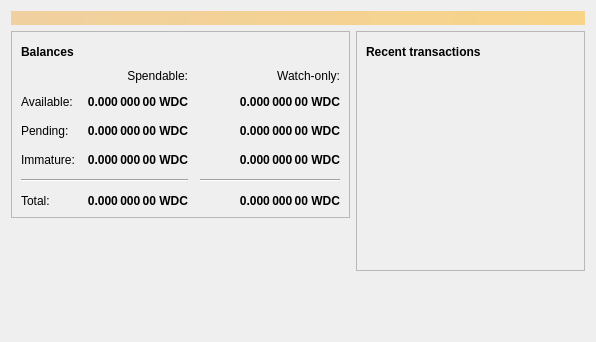
<?xml version="1.0" encoding="UTF-8"?>
<ui version="4.0">
 <class>OverviewPage</class>
 <widget class="QWidget" name="OverviewPage">
  <property name="geometry">
   <rect>
    <x>0</x>
    <y>0</y>
    <width>596</width>
    <height>342</height>
   </rect>
  </property>
  <property name="windowTitle">
   <string>Form</string>
  </property>
  <layout class="QVBoxLayout" name="topLayout">
   <item>
    <widget class="QLabel" name="labelAlerts">
     <property name="visible">
      <bool>false</bool>
     </property>
     <property name="styleSheet">
      <string notr="true">QLabel { background-color: qlineargradient(x1: 0, y1: 0, x2: 1, y2: 0, stop:0 #F0D0A0, stop:1 #F8D488); color:#000000; }</string>
     </property>
     <property name="wordWrap">
      <bool>true</bool>
     </property>
     <property name="margin">
      <number>3</number>
     </property>
     <property name="textInteractionFlags">
      <set>Qt::TextSelectableByMouse</set>
     </property>
    </widget>
   </item>
   <item>
    <layout class="QHBoxLayout" name="horizontalLayout" stretch="1,1">
     <item>
      <layout class="QVBoxLayout" name="verticalLayout_2">
       <item>
        <widget class="QFrame" name="frame">
         <property name="frameShape">
          <enum>QFrame::StyledPanel</enum>
         </property>
         <property name="frameShadow">
          <enum>QFrame::Raised</enum>
         </property>
         <layout class="QVBoxLayout" name="verticalLayout_4">
          <item>
           <layout class="QHBoxLayout" name="horizontalLayout_4">
            <item>
             <widget class="QLabel" name="label_5">
              <property name="font">
               <font>
                <weight>75</weight>
                <bold>true</bold>
               </font>
              </property>
              <property name="text">
               <string>Balances</string>
              </property>
             </widget>
            </item>
            <item>
             <widget class="QPushButton" name="labelWalletStatus">
              <property name="enabled">
               <bool>true</bool>
              </property>
              <property name="maximumSize">
               <size>
                <width>30</width>
                <height>16777215</height>
               </size>
              </property>
              <property name="toolTip">
               <string>The displayed information may be out of date. Your wallet automatically synchronizes with the Wednesdaydudecoin network after a connection is established, but this process has not completed yet.</string>
              </property>
              <property name="text">
               <string/>
              </property>
              <property name="icon">
               <iconset resource="../bitcoin.qrc">
                <normaloff>:/icons/warning</normaloff>
                <disabledoff>:/icons/warning</disabledoff>:/icons/warning</iconset>
              </property>
              <property name="iconSize">
               <size>
                <width>24</width>
                <height>24</height>
               </size>
              </property>
              <property name="flat">
               <bool>true</bool>
              </property>
             </widget>
            </item>
            <item>
             <spacer name="horizontalSpacer_3">
              <property name="orientation">
               <enum>Qt::Horizontal</enum>
              </property>
              <property name="sizeHint" stdset="0">
               <size>
                <width>40</width>
                <height>20</height>
               </size>
              </property>
             </spacer>
            </item>
           </layout>
          </item>
          <item>
           <layout class="QGridLayout" name="gridLayout">
            <property name="spacing">
             <number>12</number>
            </property>
            <item row="2" column="2">
             <widget class="QLabel" name="labelWatchPending">
              <property name="font">
               <font>
                <weight>75</weight>
                <bold>true</bold>
               </font>
              </property>
              <property name="cursor">
               <cursorShape>IBeamCursor</cursorShape>
              </property>
              <property name="toolTip">
               <string>Unconfirmed transactions to watch-only addresses</string>
              </property>
              <property name="text">
               <string notr="true">0.000 000 00 WDC</string>
              </property>
              <property name="alignment">
               <set>Qt::AlignRight|Qt::AlignTrailing|Qt::AlignVCenter</set>
              </property>
              <property name="textInteractionFlags">
               <set>Qt::LinksAccessibleByMouse|Qt::TextSelectableByKeyboard|Qt::TextSelectableByMouse</set>
              </property>
             </widget>
            </item>
            <item row="2" column="1">
             <widget class="QLabel" name="labelUnconfirmed">
              <property name="font">
               <font>
                <weight>75</weight>
                <bold>true</bold>
               </font>
              </property>
              <property name="cursor">
               <cursorShape>IBeamCursor</cursorShape>
              </property>
              <property name="toolTip">
               <string>Total of transactions that have yet to be confirmed, and do not yet count toward the spendable balance</string>
              </property>
              <property name="text">
               <string notr="true">0.000 000 00 WDC</string>
              </property>
              <property name="alignment">
               <set>Qt::AlignRight|Qt::AlignTrailing|Qt::AlignVCenter</set>
              </property>
              <property name="textInteractionFlags">
               <set>Qt::LinksAccessibleByMouse|Qt::TextSelectableByKeyboard|Qt::TextSelectableByMouse</set>
              </property>
             </widget>
            </item>
            <item row="3" column="2">
             <widget class="QLabel" name="labelWatchImmature">
              <property name="font">
               <font>
                <weight>75</weight>
                <bold>true</bold>
               </font>
              </property>
              <property name="cursor">
               <cursorShape>IBeamCursor</cursorShape>
              </property>
              <property name="toolTip">
               <string>Mined balance in watch-only addresses that has not yet matured</string>
              </property>
              <property name="text">
               <string notr="true">0.000 000 00 WDC</string>
              </property>
              <property name="alignment">
               <set>Qt::AlignRight|Qt::AlignTrailing|Qt::AlignVCenter</set>
              </property>
              <property name="textInteractionFlags">
               <set>Qt::LinksAccessibleByMouse|Qt::TextSelectableByKeyboard|Qt::TextSelectableByMouse</set>
              </property>
             </widget>
            </item>
            <item row="4" column="0" colspan="2">
             <widget class="Line" name="line">
              <property name="orientation">
               <enum>Qt::Horizontal</enum>
              </property>
             </widget>
            </item>
            <item row="4" column="2">
             <widget class="Line" name="lineWatchBalance">
              <property name="sizePolicy">
               <sizepolicy hsizetype="Preferred" vsizetype="Fixed">
                <horstretch>0</horstretch>
                <verstretch>0</verstretch>
               </sizepolicy>
              </property>
              <property name="minimumSize">
               <size>
                <width>140</width>
                <height>0</height>
               </size>
              </property>
              <property name="orientation">
               <enum>Qt::Horizontal</enum>
              </property>
             </widget>
            </item>
            <item row="5" column="0">
             <widget class="QLabel" name="labelTotalText">
              <property name="text">
               <string>Total:</string>
              </property>
             </widget>
            </item>
            <item row="3" column="1">
             <widget class="QLabel" name="labelImmature">
              <property name="font">
               <font>
                <weight>75</weight>
                <bold>true</bold>
               </font>
              </property>
              <property name="cursor">
               <cursorShape>IBeamCursor</cursorShape>
              </property>
              <property name="toolTip">
               <string>Mined balance that has not yet matured</string>
              </property>
              <property name="text">
               <string notr="true">0.000 000 00 WDC</string>
              </property>
              <property name="alignment">
               <set>Qt::AlignRight|Qt::AlignTrailing|Qt::AlignVCenter</set>
              </property>
              <property name="textInteractionFlags">
               <set>Qt::LinksAccessibleByMouse|Qt::TextSelectableByKeyboard|Qt::TextSelectableByMouse</set>
              </property>
             </widget>
            </item>
            <item row="2" column="3">
             <spacer name="horizontalSpacer_2">
              <property name="orientation">
               <enum>Qt::Horizontal</enum>
              </property>
              <property name="sizeHint" stdset="0">
               <size>
                <width>40</width>
                <height>20</height>
               </size>
              </property>
             </spacer>
            </item>
            <item row="3" column="0">
             <widget class="QLabel" name="labelImmatureText">
              <property name="text">
               <string>Immature:</string>
              </property>
             </widget>
            </item>
            <item row="5" column="1">
             <widget class="QLabel" name="labelTotal">
              <property name="font">
               <font>
                <weight>75</weight>
                <bold>true</bold>
               </font>
              </property>
              <property name="cursor">
               <cursorShape>IBeamCursor</cursorShape>
              </property>
              <property name="toolTip">
               <string>Your current total balance</string>
              </property>
              <property name="text">
               <string notr="true">0.000 000 00 WDC</string>
              </property>
              <property name="alignment">
               <set>Qt::AlignRight|Qt::AlignTrailing|Qt::AlignVCenter</set>
              </property>
              <property name="textInteractionFlags">
               <set>Qt::LinksAccessibleByMouse|Qt::TextSelectableByKeyboard|Qt::TextSelectableByMouse</set>
              </property>
             </widget>
            </item>
            <item row="5" column="2">
             <widget class="QLabel" name="labelWatchTotal">
              <property name="font">
               <font>
                <weight>75</weight>
                <bold>true</bold>
               </font>
              </property>
              <property name="cursor">
               <cursorShape>IBeamCursor</cursorShape>
              </property>
              <property name="toolTip">
               <string>Current total balance in watch-only addresses</string>
              </property>
              <property name="text">
               <string notr="true">0.000 000 00 WDC</string>
              </property>
              <property name="alignment">
               <set>Qt::AlignRight|Qt::AlignTrailing|Qt::AlignVCenter</set>
              </property>
              <property name="textInteractionFlags">
               <set>Qt::LinksAccessibleByMouse|Qt::TextSelectableByKeyboard|Qt::TextSelectableByMouse</set>
              </property>
             </widget>
            </item>
            <item row="0" column="2">
             <widget class="QLabel" name="labelWatchonly">
              <property name="text">
               <string>Watch-only:</string>
              </property>
              <property name="alignment">
               <set>Qt::AlignRight|Qt::AlignTrailing|Qt::AlignVCenter</set>
              </property>
             </widget>
            </item>
            <item row="1" column="0">
             <widget class="QLabel" name="labelBalanceText">
              <property name="text">
               <string>Available:</string>
              </property>
             </widget>
            </item>
            <item row="1" column="1">
             <widget class="QLabel" name="labelBalance">
              <property name="font">
               <font>
                <weight>75</weight>
                <bold>true</bold>
               </font>
              </property>
              <property name="cursor">
               <cursorShape>IBeamCursor</cursorShape>
              </property>
              <property name="toolTip">
               <string>Your current spendable balance</string>
              </property>
              <property name="text">
               <string notr="true">0.000 000 00 WDC</string>
              </property>
              <property name="alignment">
               <set>Qt::AlignRight|Qt::AlignTrailing|Qt::AlignVCenter</set>
              </property>
              <property name="textInteractionFlags">
               <set>Qt::LinksAccessibleByMouse|Qt::TextSelectableByKeyboard|Qt::TextSelectableByMouse</set>
              </property>
             </widget>
            </item>
            <item row="1" column="2">
             <widget class="QLabel" name="labelWatchAvailable">
              <property name="font">
               <font>
                <weight>75</weight>
                <bold>true</bold>
               </font>
              </property>
              <property name="cursor">
               <cursorShape>IBeamCursor</cursorShape>
              </property>
              <property name="toolTip">
               <string>Your current balance in watch-only addresses</string>
              </property>
              <property name="text">
               <string notr="true">0.000 000 00 WDC</string>
              </property>
              <property name="alignment">
               <set>Qt::AlignRight|Qt::AlignTrailing|Qt::AlignVCenter</set>
              </property>
              <property name="textInteractionFlags">
               <set>Qt::LinksAccessibleByMouse|Qt::TextSelectableByKeyboard|Qt::TextSelectableByMouse</set>
              </property>
             </widget>
            </item>
            <item row="2" column="0">
             <widget class="QLabel" name="labelPendingText">
              <property name="text">
               <string>Pending:</string>
              </property>
             </widget>
            </item>
            <item row="0" column="1">
             <widget class="QLabel" name="labelSpendable">
              <property name="text">
               <string>Spendable:</string>
              </property>
              <property name="alignment">
               <set>Qt::AlignRight|Qt::AlignTrailing|Qt::AlignVCenter</set>
              </property>
             </widget>
            </item>
           </layout>
          </item>
         </layout>
        </widget>
       </item>
       <item>
        <spacer name="verticalSpacer">
         <property name="orientation">
          <enum>Qt::Vertical</enum>
         </property>
         <property name="sizeHint" stdset="0">
          <size>
           <width>20</width>
           <height>40</height>
          </size>
         </property>
        </spacer>
       </item>
      </layout>
     </item>
     <item>
      <layout class="QVBoxLayout" name="verticalLayout_3">
       <item>
        <widget class="QFrame" name="frame_2">
         <property name="frameShape">
          <enum>QFrame::StyledPanel</enum>
         </property>
         <property name="frameShadow">
          <enum>QFrame::Raised</enum>
         </property>
         <layout class="QVBoxLayout" name="verticalLayout">
          <item>
           <layout class="QHBoxLayout" name="horizontalLayout_2">
            <item>
             <widget class="QLabel" name="label_4">
              <property name="font">
               <font>
                <weight>75</weight>
                <bold>true</bold>
               </font>
              </property>
              <property name="text">
               <string>Recent transactions</string>
              </property>
             </widget>
            </item>
            <item>
             <widget class="QPushButton" name="labelTransactionsStatus">
              <property name="enabled">
               <bool>true</bool>
              </property>
              <property name="maximumSize">
               <size>
                <width>30</width>
                <height>16777215</height>
               </size>
              </property>
              <property name="toolTip">
               <string>The displayed information may be out of date. Your wallet automatically synchronizes with the Wednesdaydudecoin network after a connection is established, but this process has not completed yet.</string>
              </property>
              <property name="text">
               <string/>
              </property>
              <property name="icon">
               <iconset resource="../bitcoin.qrc">
                <normaloff>:/icons/warning</normaloff>
                <disabledoff>:/icons/warning</disabledoff>:/icons/warning</iconset>
              </property>
              <property name="iconSize">
               <size>
                <width>24</width>
                <height>24</height>
               </size>
              </property>
              <property name="flat">
               <bool>true</bool>
              </property>
             </widget>
            </item>
            <item>
             <spacer name="horizontalSpacer">
              <property name="orientation">
               <enum>Qt::Horizontal</enum>
              </property>
              <property name="sizeHint" stdset="0">
               <size>
                <width>40</width>
                <height>20</height>
               </size>
              </property>
             </spacer>
            </item>
           </layout>
          </item>
          <item>
           <widget class="QListView" name="listTransactions">
            <property name="styleSheet">
             <string notr="true">QListView { background: transparent; }</string>
            </property>
            <property name="frameShape">
             <enum>QFrame::NoFrame</enum>
            </property>
            <property name="verticalScrollBarPolicy">
             <enum>Qt::ScrollBarAlwaysOff</enum>
            </property>
            <property name="horizontalScrollBarPolicy">
             <enum>Qt::ScrollBarAlwaysOff</enum>
            </property>
            <property name="selectionMode">
             <enum>QAbstractItemView::NoSelection</enum>
            </property>
           </widget>
          </item>
         </layout>
        </widget>
       </item>
       <item>
        <spacer name="verticalSpacer_2">
         <property name="orientation">
          <enum>Qt::Vertical</enum>
         </property>
         <property name="sizeHint" stdset="0">
          <size>
           <width>20</width>
           <height>40</height>
          </size>
         </property>
        </spacer>
       </item>
      </layout>
     </item>
    </layout>
   </item>
  </layout>
 </widget>
 <resources/>
 <connections/>
</ui>
